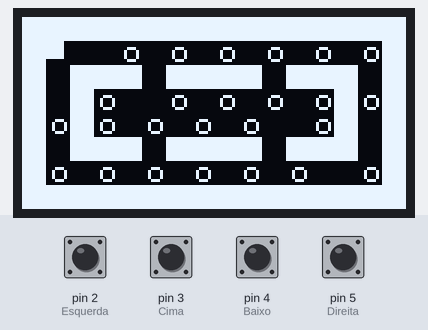
Simulated run of this sketch. Board: Arduino Uno, built with avr-gcc and run on an emulated ATmega328P. On the bench: 128×64 one-colour display. The test bench sets the inputs (shaded band); at power-on: pin 2 (Esquerda), pin 3 (Cima), pin 4 (Baixo), pin 5 (Direita) HIGH.

Above: at 1.3 s.
1.4 s: pin 4 (Baixo) pulled LOW for 0.3 s
At 3.1 s:
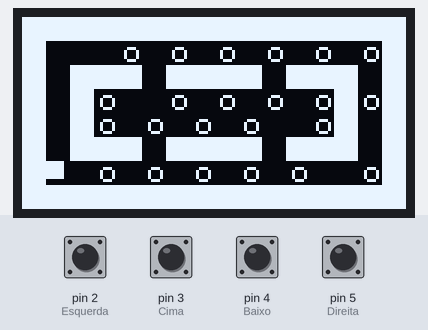
3.2 s: pin 5 (Direita) pulled LOW for 0.3 s
At 3.55 s:
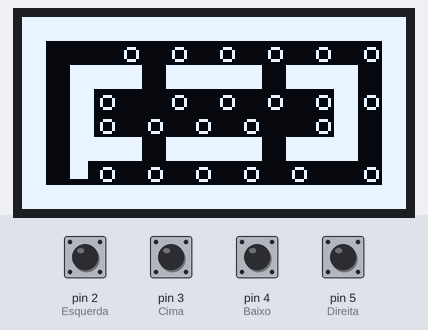
5.0 s: pin 2 (Esquerda) pulled LOW for 0.3 s
At 6.77 s:
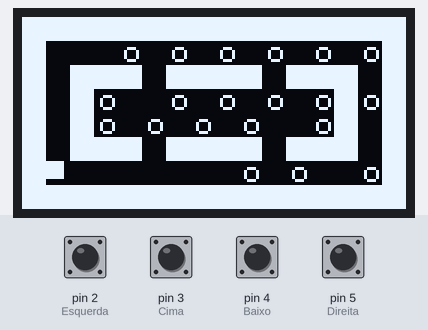
6.8 s: pin 3 (Cima) pulled LOW for 0.3 s
At 8.5 s:
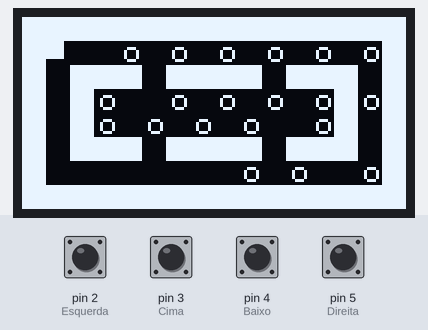
8.7 s: pin 5 (Direita) pulled LOW for 1 s
At 9.03 s:
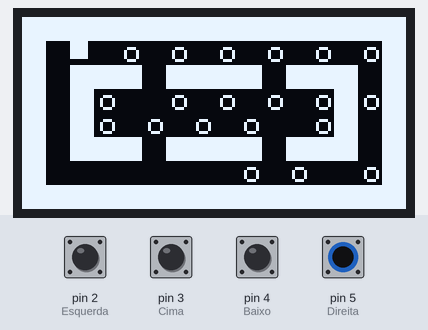
11.2 s: pin 2 (Esquerda) pulled LOW for 1 s
At 13.8 s:
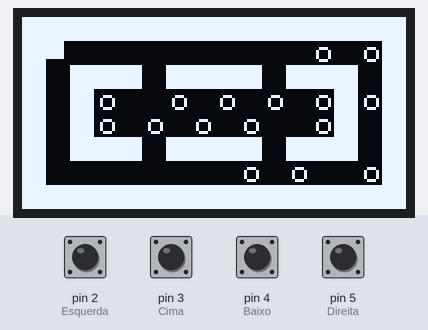
Timing chart, 0 to 14.7 s (numbered marks = the images above; inputs shaded):
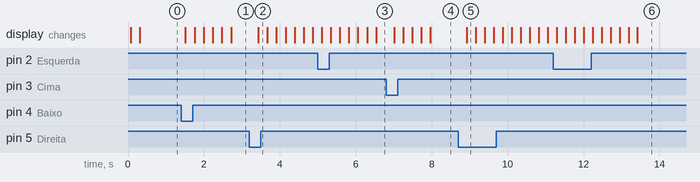

The sketch:

pacman.ino
```cpp
#include <Adafruit_GFX.h>
#include <Adafruit_SSD1306.h>

#define SCREEN_WIDTH 128
#define SCREEN_HEIGHT 64
#define OLED_RESET    -1

Adafruit_SSD1306 display(SCREEN_WIDTH, SCREEN_HEIGHT, &Wire, OLED_RESET);

#define PACMAN_SIZE 6  // Tamanho do Pac-Man (6x6 pixels)
#define GRID_SIZE 8    // Tamanho de cada célula do grid (8x8 pixels)

int pacmanX = GRID_SIZE * 1;
int pacmanY = GRID_SIZE * 1;
int directionX = 0;  // Direção em X
int directionY = 0;  // Direção em Y

int score = 0;  // Pontuação

// Labirinto com pontos (0: vazio, 1: parede, 2: ponto)
// Novo labirinto baseado na imagem enviada
int maze[8][16] = {
  {1, 1, 1, 1, 1, 1, 1, 1, 1, 1, 1, 1, 1, 1, 1, 1},
  {1, 2, 0, 0, 2, 0, 2, 0, 2, 0, 2, 0, 2, 0, 2, 1},
  {1, 0, 1, 1, 1, 0, 1, 1, 1, 1, 0, 1, 1, 1, 0, 1},
  {1, 0, 1, 2, 0, 0, 2, 0, 2, 0, 2, 0, 2, 1, 2, 1},
  {1, 2, 1, 2, 0, 2, 0, 2, 0, 2, 0, 0, 2, 1, 0, 1},
  {1, 0, 1, 1, 1, 0, 1, 1, 1, 1, 0, 1, 1, 1, 0, 1},
  {1, 2, 0, 2, 0, 2, 0, 2, 0, 2, 0, 2, 0, 0, 2, 1},
  {1, 1, 1, 1, 1, 1, 1, 1, 1, 1, 1, 1, 1, 1, 1, 1}
};

void setup() {
  pinMode(2, INPUT_PULLUP); // Esquerda
  pinMode(3, INPUT_PULLUP); // Cima
  pinMode(4, INPUT_PULLUP); // Baixo
  pinMode(5, INPUT_PULLUP); // Direita

  if(!display.begin(SSD1306_SWITCHCAPVCC, 0x3C)) {
    for(;;);
  }
  display.clearDisplay();
}

void loop() {
  display.clearDisplay();

  // Desenhar labirinto e pontos
  for (int y = 0; y < 8; y++) {
    for (int x = 0; x < 16; x++) {
      if (maze[y][x] == 1) {
        display.fillRect(x * GRID_SIZE, y * GRID_SIZE, GRID_SIZE, GRID_SIZE, WHITE); // Paredes
      } else if (maze[y][x] == 2) {
        display.drawCircle(x * GRID_SIZE + GRID_SIZE / 2, y * GRID_SIZE + GRID_SIZE / 2, 2, WHITE); // Pontos
      }
    }
  }

  // Ler direções e atualizar o movimento
  if (digitalRead(2) == LOW) { directionX = -1; directionY = 0; } // Esquerda
  if (digitalRead(3) == LOW) { directionX = 0; directionY = -1; } // Cima
  if (digitalRead(4) == LOW) { directionX = 0; directionY = 1; }  // Baixo
  if (digitalRead(5) == LOW) { directionX = 1; directionY = 0; }  // Direita

  // Movimentar Pac-Man
  int nextX = pacmanX + directionX * GRID_SIZE;
  int nextY = pacmanY + directionY * GRID_SIZE;

  if (canMove(nextX, nextY)) {
    pacmanX = nextX;
    pacmanY = nextY;

    // Verificar se Pac-Man comeu um ponto
    int gridX = pacmanX / GRID_SIZE;
    int gridY = pacmanY / GRID_SIZE;
    if (maze[gridY][gridX] == 2) {
      maze[gridY][gridX] = 0; // Remover o ponto
      score++; // Incrementar pontuação
    }
  }

  // Desenhar Pac-Man
  display.fillRect(pacmanX, pacmanY, PACMAN_SIZE, PACMAN_SIZE, WHITE);

  display.display();
  delay(200); // Ajuste o delay para controlar a velocidade do Pac-Man
}

bool canMove(int x, int y) {
  int gridX = x / GRID_SIZE;
  int gridY = y / GRID_SIZE;
  return maze[gridY][gridX] != 1;
}
```

Measured:
- after the input at 1.4 s, the display: first changes after 0.11 s (image 1 shows a later state)
- after the input at 3.2 s, the display: changes after 0.23 s (image 2)
- after the input at 6.8 s, the display: first changes after 0.21 s (image 4 shows a later state)
- after the input at 8.7 s, the display: changes after 0.22 s (image 5)
